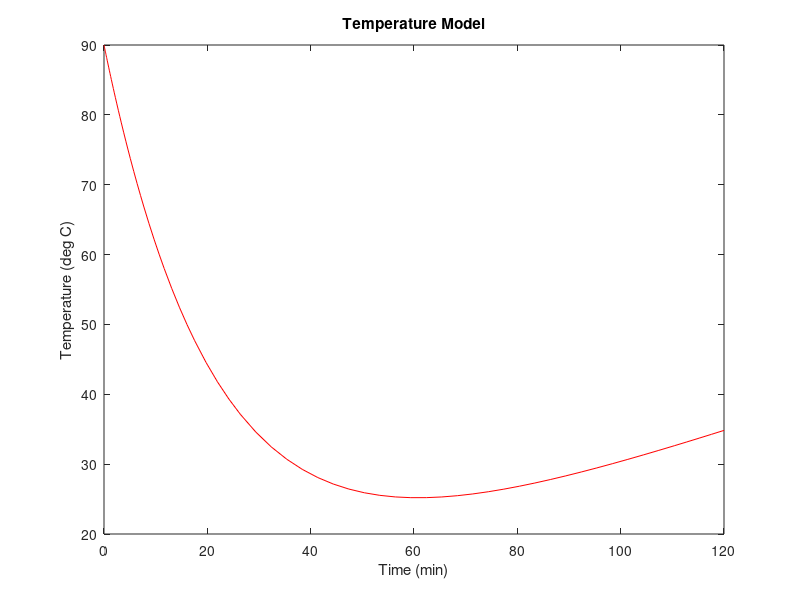

Write the MATLAB code that produced this figure.
% Solve an ODE model based on Newton's Law of Cooling
%	T'(t) = 0.045 (10 + 0.25t - T(t))
%	T(0) = 90
%	0 <= t <= 120

% Define the ODE as an inline function
dTdt = @(t,T) 0.045*((10 + 0.25*t) - T);

% Define the initial condition
T0 = 90;

% Define the time interval
times = [0, 120];

% Solve using ode45
[t, T] = ode45(dTdt, times, T0);

% Plot the solution
plot(t, T, "-r")
xlabel("Time (min)")
ylabel("Temperature (deg C)")
title("Temperature Model")
